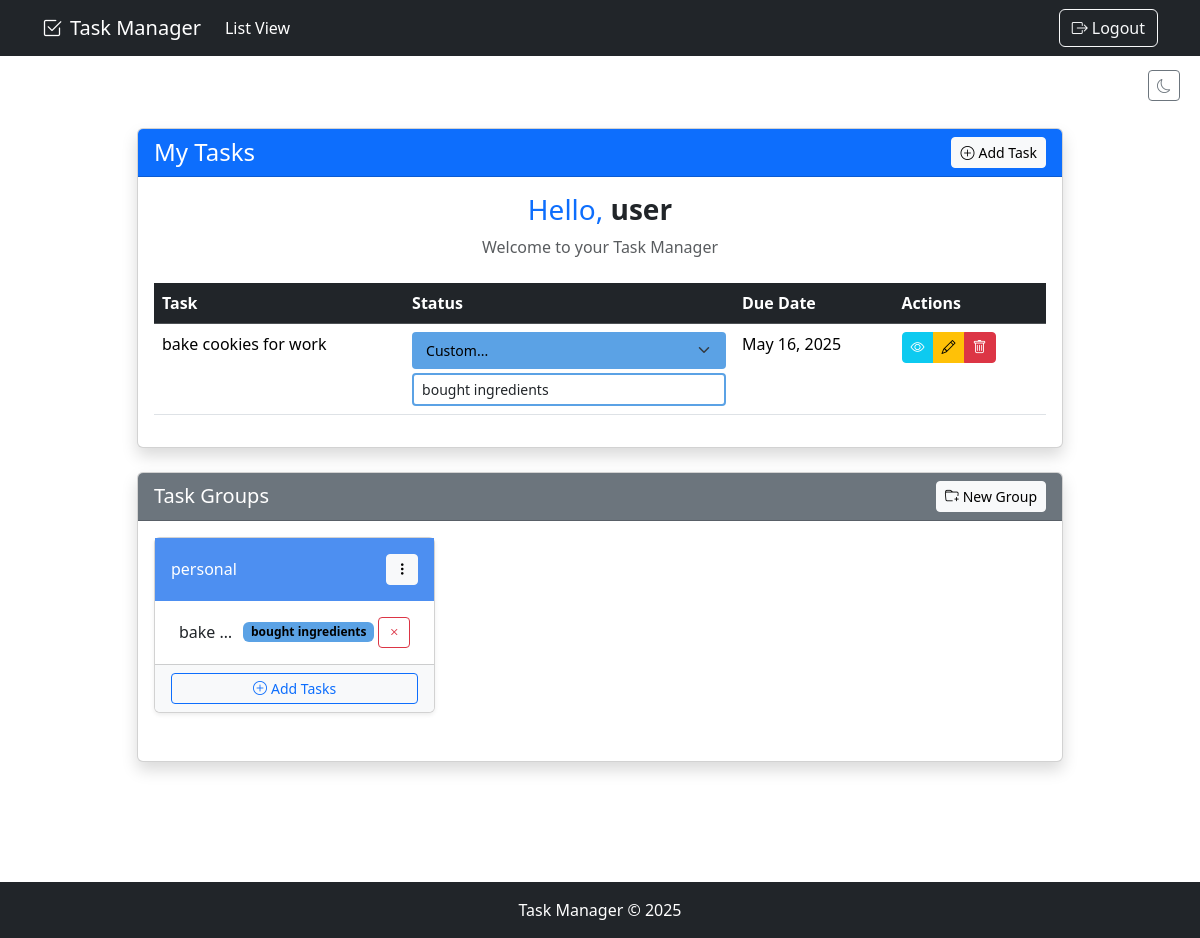
The app's page /tasks/ (signed in) with its own data.
### todo_list/models.py (models this page shows, shortened)
class Task(models.Model):
    STATUS_CHOICES = [
        ('not_started', 'Not Started'),
        ('in_progress', 'In Progress'),
        ('completed', 'Completed'),
        ('custom', 'Custom'),
    ]
    user = models.ForeignKey(User, on_delete=models.CASCADE, null=True, blank=True)
    title = models.CharField(max_length=200)
    description = models.TextField(null=True, blank=True)
    status = models.CharField(max_length=20, choices=STATUS_CHOICES, default='not_started')
    custom_status = models.CharField(max_length=50, blank=True, null=True, help_text="If status is 'Custom', specify here")
    complete = models.BooleanField(default=False)  # Keep this for backward compatibility
    duedate = models.DateTimeField(null=True, blank=True)
    created = models.DateTimeField(default=timezone.now)
    class Meta:
        ordering = ['status', 'duedate']  # Show incomplete tasks first, then by due date

class TaskGroup(models.Model):
    COLOR_CHOICES = [
        ('primary', 'Blue'),
        ('success', 'Green'),
        ('danger', 'Red'),
        ('warning', 'Yellow'),
        ('info', 'Light Blue'),
        ('secondary', 'Gray'),
        ('dark', 'Dark'),
        ('purple', 'Purple'),
        ('pink', 'Pink'),
        ('orange', 'Orange'),
    ]
    user = models.ForeignKey(User, on_delete=models.CASCADE)
    name = models.CharField(max_length=100)
    color = models.CharField(max_length=20, choices=COLOR_CHOICES, default='primary')
    tasks = models.ManyToManyField(Task, related_name='groups', blank=True)
    created = models.DateTimeField(default=timezone.now)
    class Meta:
        ordering = ['name']

### todo_list/views.py (the view)
# urls.py: path('tasks/', views.TaskList.as_view(), name='tasks'),  # Changed from empty string to 'tasks/'
class TaskList(LoginRequiredMixin,ListView):
    model = Task
    context_object_name = 'tasks'
    template_name = 'todo_list/task_list.html'
    def get_queryset(self):
        if self.request.user.is_superuser:
            user_filter = self.request.GET.get('user_filter', '')
            if user_filter:
                tasks = Task.objects.filter(user_id=user_filter)
            else:
                tasks = Task.objects.all()
        else:
            tasks = Task.objects.filter(user=self.request.user)
        max_date = timezone.make_aware(datetime.max.replace(year=9999, month=12, day=31))
        return sorted(tasks, key=lambda t: (1 if t.status == 'completed' else 0, t.duedate or max_date))
    def get_context_data(self, **kwargs):
        context = super().get_context_data(**kwargs)
        if self.request.user.is_superuser:
            context['users'] = User.objects.all()
        context['task_groups'] = TaskGroup.objects.filter(user=self.request.user)
        if 'task_completed' in self.request.session:
            context['task_completed'] = self.request.session['task_completed']
            del self.request.session['task_completed']
            self.request.session.modified = True
        return context

### todo_list/templates/todo_list/task_list.html (shortened to what this page needs)
{% extends 'todo_list/base.html' %}
{% load static %}
{% block content %}
<div class="container my-5">
  <div class="row justify-content-center">
    <div class="col-lg-10">
      <div class="card shadow mb-4">
        <div class="card-header bg-primary text-white d-flex justify-content-between align-items-center">
          <h1 class="mb-0 fs-4">{% if user.is_superuser %}All Tasks{% else %}My Tasks{% endif %}</h1>
          <a href="{% url 'task-create' %}" class="btn btn-light btn-sm">
            <i class="bi bi-plus-circle me-1"></i>Add Task
          </a>
        </div>
        <div class="card-body">
          <div class="mb-4 text-center">
            <h3 class="mb-2">
              <span class="text-primary">Hello,</span>
              <span class="fw-bold">{{ user.username }}</span>
            </h3>
            <p class="text-muted">Welcome to your Task Manager</p>
          </div>
          <div class="table-responsive">
            <table class="table table-hover">
              <thead class="table-dark">
                <tr>
                  <th>Task</th>
                  <th>Status</th>
                  <th>Due Date</th>
                  <th>Actions</th>
                </tr>
              </thead>
              <tbody>
                {% for task in tasks %}
                <tr data-task-id="{{ task.id }}">
                  <td>{{ task.title }}</td>
                  <td>
                    <form method="POST" action="{% url 'task-update-status' task.id %}" class="status-update-form">
                      <select name="status" class="form-select form-select-sm status-select {% if task.status == 'not_started' %}status-not-started{% elif task.status == 'in_progress' %}status-in-progress{% elif task.status == 'completed' %}status-completed{% elif task.status == 'custom' %}status-custom{% endif %}"
                              data-old-status="{{ task.status }}"
                              onchange="toggleCustomField(this)">
                        <option value="custom" class="status-custom" {% if task.status == 'custom' %}selected{% endif %}>
                          Custom...
                        </option>
                      </select>
                      <input type="text" name="custom_status" class="form-control form-control-sm mt-1 custom-status-input"
                             style="display: {% if task.status == 'custom' %}block{% else %}none{% endif %};"
                             value="{% if task.status == 'custom' %}{{ task.custom_status }}{% endif %}"
                             placeholder="Enter custom status">
                    </form>
                  </td>
                  <td>{{ task.duedate|date:"M d, Y" }}</td>
                  <td>
                    <div class="btn-group">
                      <a href="{% url 'task' task.id %}" class="btn btn-sm btn-info text-white">
                        <i class="bi bi-eye"></i>
                      </a>
                      <a href="{% url 'task-update' task.id %}" class="btn btn-sm btn-warning">
                        <i class="bi bi-pencil"></i>
                      </a>
                      <a href="{% url 'task-delete' task.id %}" class="btn btn-sm btn-danger">
                        <i class="bi bi-trash"></i>
                      </a>
                    </div>
                  </td>
                </tr>
                {% endfor %}
              </tbody>
            </table>
          </div>
        </div>
      </div>
      <div class="card shadow">
        <div class="card-header bg-secondary text-white d-flex justify-content-between align-items-center">
          <h2 class="mb-0 fs-5">Task Groups</h2>
          <button type="button" class="btn btn-light btn-sm" data-bs-toggle="modal" data-bs-target="#createGroupModal">
            <i class="bi bi-folder-plus me-1"></i>New Group
          </button>
        </div>
        <div class="card-body">
          <div class="row" id="taskGroups">
            {% if task_groups %}
              {% for group in task_groups %}
                <div class="col-md-4 mb-3">
                  <div class="card group-card shadow-sm">
                    <div class="group-card-header-{{ group.color }} p-3 d-flex justify-content-between align-items-center">
                      <h6 class="mb-0">{{ group.name }}</h6>
                      <div class="dropdown">
                        <button class="btn btn-sm btn-light" type="button" data-bs-toggle="dropdown">
                          <i class="bi bi-three-dots-vertical"></i>
                        </button>
                      </div>
                    </div>
                    <div class="card-body p-2">
                      <ul class="list-group list-group-flush">
                        {% for task in group.tasks.all %}
                          <li class="list-group-item task-group-item task-group-item-{{ group.color }} py-2 px-3 d-flex justify-content-between align-items-center">
                            <span class="text-truncate me-2">{{ task.title }}</span>
                            <div class="d-flex align-items-center">
                              <span class="badge {% if task.status == 'not_started' %}bg-secondary{% elif task.status == 'in_progress' %}bg-warning{% elif task.status == 'completed' %}bg-success{% else %}bg-info{% endif %} me-1">
                                {% if task.status == 'custom' %}{{ task.custom_status }}{% elif task.status == 'not_started' %}Not Started{% elif task.status == 'in_progress' %}In Progress{% elif task.status == 'completed' %}Completed{% endif %}
                              </span>
                              <button class="btn btn-sm btn-outline-danger" onclick="removeFromGroup({{ task.id }}, {{ group.id }})">
                                <i class="bi bi-x"></i>
                              </button>
                            </div>
                          </li>
                        {% empty %}
                          <li class="list-group-item py-2 px-3 text-muted">No tasks in this group</li>
                        {% endfor %}
                      </ul>
                    </div>
                    <div class="card-footer bg-light">
                      <button class="btn btn-sm btn-outline-primary w-100" data-bs-toggle="modal" data-bs-target="#addToGroupModal" onclick="setCurrentGroup({{ group.id }})">
                        <i class="bi bi-plus-circle me-1"></i>Add Tasks
                      </button>
                    </div>
                  </div>
                </div>
              {% endfor %}
            {% else %}
              <div class="col-12 text-center py-4">
                <i class="bi bi-folder-x fs-1 text-muted mb-3 d-block"></i>
                <h5 class="text-muted">No Task Groups</h5>
                <p class="text-muted">Create a group to organize your tasks!</p>
              </div>
            {% endif %}
          </div>
        </div>
      </div>
    </div>
  </div>
</div>
{% endblock %}

### todo_list/static/todo_list/css/styles.css (style rules this page uses)
body { min-height: 100vh; display: flex; flex-direction: column; }
.badge.bg-info { background-color: #5ba2e5 !important; color: #000; }
.status-update-form select { min-width: 120px; border: 2px solid transparent; padding: 0.375rem 0.75rem; font-weight: 500; }
.status-custom { background-color: #5ba2e5 !important; color: black !important; }
.custom-status-input { border: 2px solid #5ba2e5; border-radius: 0.25rem; }
.status-update-form select option[value="custom"] { background-color: #5ba2e5; color: black; }
.status-update-form select { min-width: 120px; }
.group-card-header-primary { background-color: #4d8ff1 !important; color: white !important; }
.group-card { transition: transform 0.2s; margin-bottom: 1rem; }
.task-group-item { border-left: 4px solid #ddd; transition: background-color 0.2s; }
.task-group-item-primary { border-left-color: #0d6efd; }

### records on screen
Task: title "bake cookies for work", status "Custom...", custom_status "bought ingredients", duedate "May 16, 2025", title "bake…"
TaskGroup: name "personal"

### other values on screen
{{ user.username }} "user"
